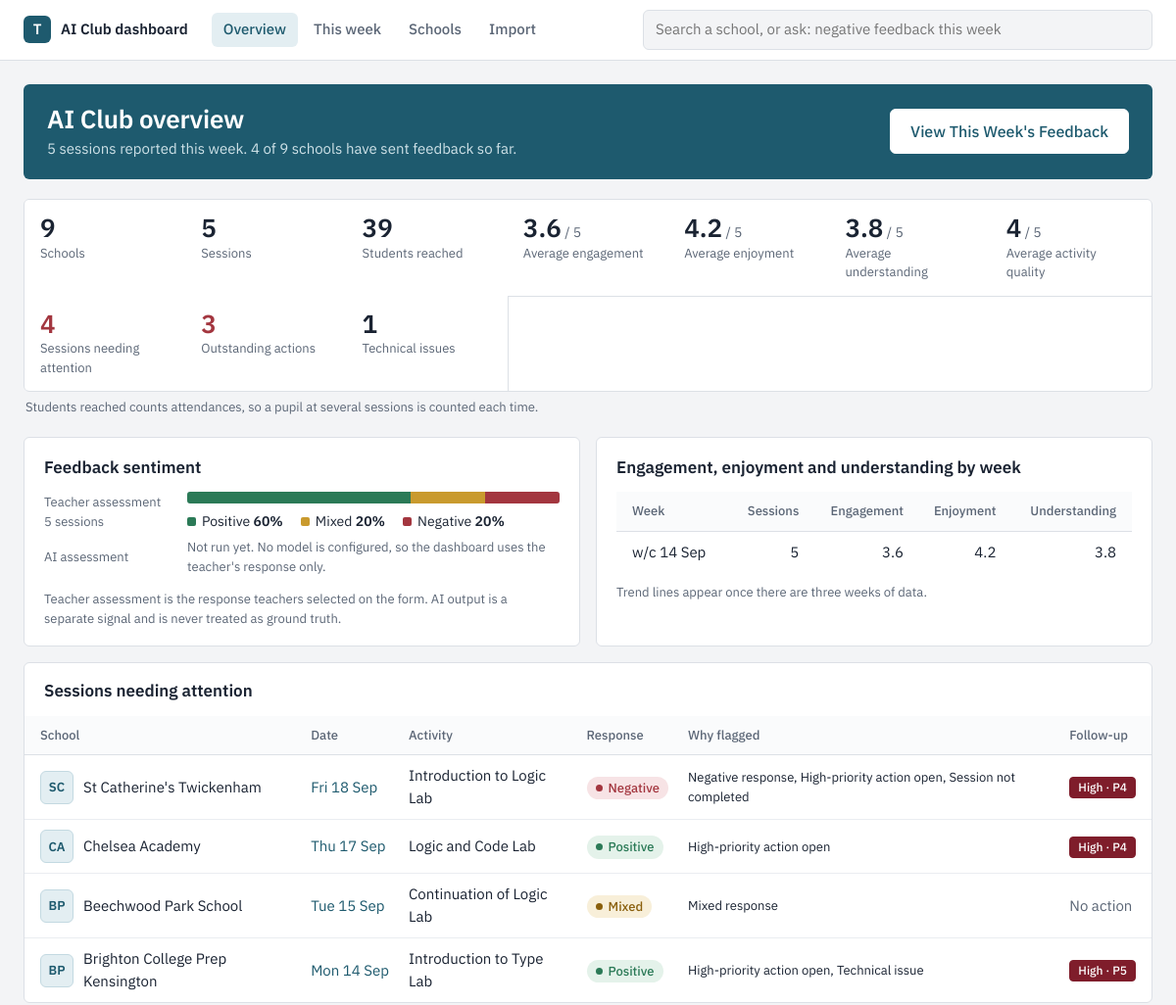
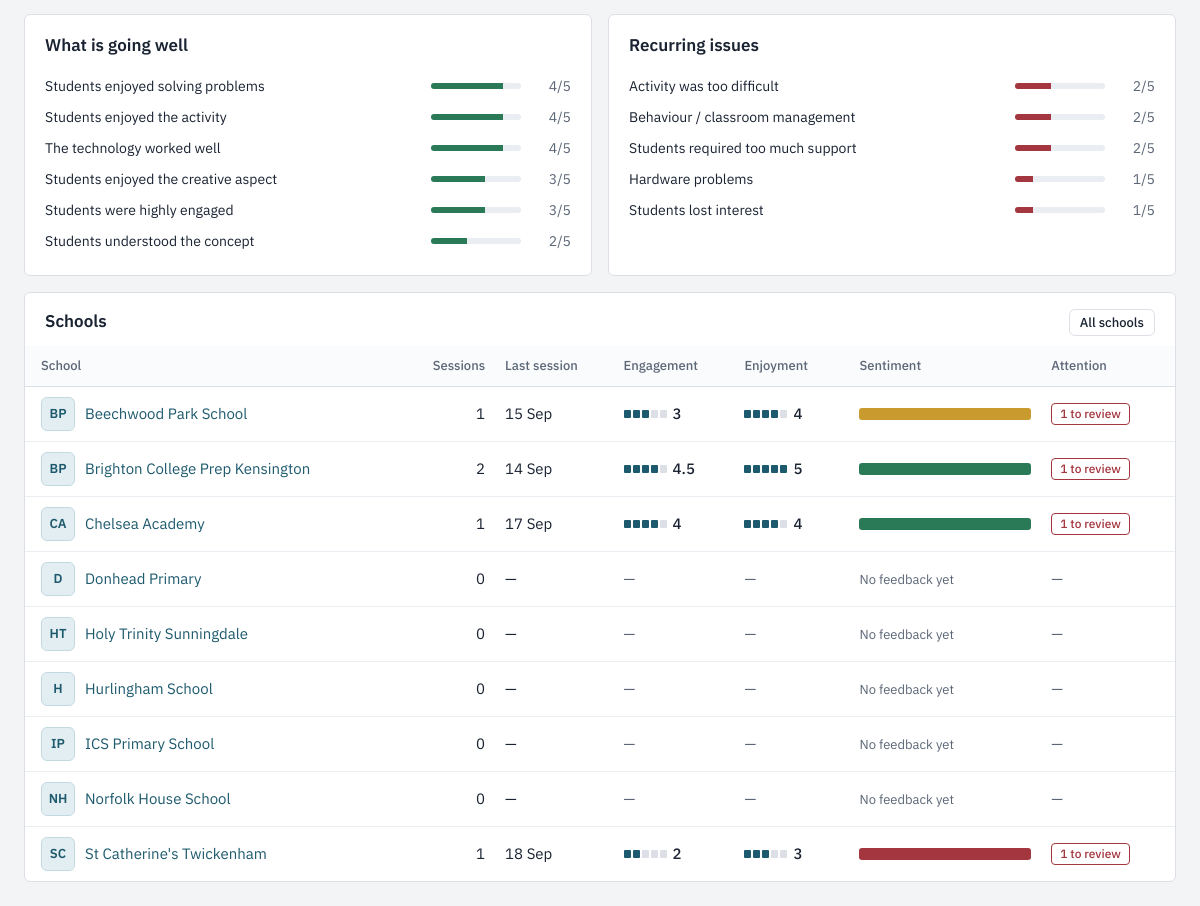
The page / on the database its author committed (2 pictures, top to bottom).
### tables this page shows
CREATE TABLE themes (
    theme_id  INTEGER PRIMARY KEY AUTOINCREMENT,
    label     TEXT NOT NULL,
    polarity  TEXT NOT NULL CHECK (polarity IN ('positive', 'negative')),
    UNIQUE (label, polarity)
);

CREATE TABLE comments (
    session_id        INTEGER PRIMARY KEY REFERENCES sessions(session_id) ON DELETE CASCADE,
    positive_comment  TEXT,
    negative_comment  TEXT,
    evidence          TEXT,
    teacher_reflection TEXT,                      -- not on the current form; nullable
    action_category   TEXT,
    action_required   TEXT,
    priority          INTEGER,
    action_status     TEXT NOT NULL DEFAULT 'none',  -- none | open | done
    action_owner      TEXT,
    action_closed_at  TEXT,
    sensitivity_flag  INTEGER NOT NULL DEFAULT 0
);

CREATE TABLE schools (
    school_id    TEXT PRIMARY KEY,               -- SCH001, SCH002 ...
    name         TEXT NOT NULL UNIQUE,           -- official name
    short_name   TEXT,
    logo_path    TEXT,                           -- relative to /static
    address      TEXT,
    postcode     TEXT,
    phone        TEXT,
    club_days    TEXT,
    term_start   TEXT,
    term_end     TEXT,
    active       INTEGER NOT NULL DEFAULT 1,
    reviewed_by  TEXT,
    reviewed_at  TEXT,                           -- ISO date the info sheet was last reviewed
    created_at   TEXT NOT NULL DEFAULT CURRENT_TIMESTAMP
);

### app/main.py (the view)
@app.get("/", response_class=HTMLResponse)
def overview(request: Request, conn=Depends(db.get_conn)):
    rows = Q.fetch_sessions(conn)
    this_week = monday_of(config.today()).isoformat()
    return render(
        request, "overview.html", conn, active="overview",
        k=Q.kpis(rows, conn), teacher=Q.sentiment_dist(rows), ai=Q.ai_dist(conn, rows),
        attention=[r for r in rows if r["needs_attention"]][:6],
        schools=Q.school_summaries(conn, rows), wtrend=Q.weekly_trend(rows),
        week_count=sum(1 for r in rows if r["week_start"] == this_week),
        themes=Q.theme_counts(conn), model_on=config.SENTIMENT_MODEL != "none")

### app/templates/overview.html (shortened to what this page needs)
{% extends "base.html" %}
{% import "_m.html" as m %}
{% block content %}
<section class="weekband">
  <div>
    <h1>AI Club overview</h1>
    <p>{% if week_count %}{{ week_count }} session{{ 's' if week_count != 1 }} reported this week.{% else %}No sessions reported yet this week.{% endif %}
       {{ k.schools_reporting }} of {{ k.schools_total }} schools have sent feedback so far.</p>
  </div>
  <a class="btn big" href="/week">View This Week's Feedback</a>
</section>
<div class="stats" style="margin-top:20px">
  <div class="stat"><div class="n">{{ k.schools_total }}</div><div class="l">Schools</div></div>
  <div class="stat"><div class="n">{{ k.sessions }}</div><div class="l">Sessions</div></div>
  <div class="stat"><div class="n">{{ k.students }}</div><div class="l">Students reached</div></div>
  <div class="stat"><div class="n">{{ k.engagement or '—' }}<small> / 5</small></div><div class="l">Average engagement</div></div>
  <div class="stat"><div class="n">{{ k.enjoyment or '—' }}<small> / 5</small></div><div class="l">Average enjoyment</div></div>
  <div class="stat"><div class="n">{{ k.understanding or '—' }}<small> / 5</small></div><div class="l">Average understanding</div></div>
  <div class="stat"><div class="n">{{ k.activity_quality or '—' }}<small> / 5</small></div><div class="l">Average activity quality</div></div>
  <div class="stat {{ 'warn' if k.attention }}"><div class="n">{{ k.attention }}</div><div class="l">Sessions needing attention</div></div>
  <div class="stat {{ 'warn' if k.open_actions }}"><div class="n">{{ k.open_actions }}</div><div class="l">Outstanding actions</div></div>
  <div class="stat"><div class="n">{{ k.technical }}</div><div class="l">Technical issues</div></div>
</div>
<p class="small muted" style="margin:6px 2px 0">Students reached counts attendances, so a pupil at several sessions is counted each time.</p>
<div class="grid g2" style="margin-top:20px">
  <section class="panel">
    <h2>Feedback sentiment</h2>
    <div class="compare">
      <div class="who">Teacher assessment<br><span class="small">{{ teacher.n }} sessions</span></div>
      <div>{{ m.sbar(teacher) }}</div>
      <div class="who">AI assessment</div>
      <div>{{ m.ai_bar(ai, model_on) }}</div>
    </div>
    <p class="small muted" style="margin:14px 0 0">Teacher assessment is the response teachers selected on the form. AI output is a separate signal and is never treated as ground truth.</p>
  </section>
  <section class="panel">
    <h2>Engagement, enjoyment and understanding by week</h2>
    {% if wtrend|length >= 3 %}
      <div class="chartbox"><canvas id="wk" aria-label="Weekly averages"></canvas></div>
    {% else %}
      <div class="scroll"><table>
        <thead><tr><th>Week</th><th class="num">Sessions</th><th class="num">Engagement</th><th class="num">Enjoyment</th><th class="num">Understanding</th></tr></thead>
        <tbody>{% for w in wtrend %}<tr><td>{{ w.label }}</td><td class="num">{{ w.n }}</td><td class="num">{{ w.engagement }}</td><td class="num">{{ w.enjoyment }}</td><td class="num">{{ w.understanding }}</td></tr>{% endfor %}</tbody>
      </table></div>
      <p class="small muted" style="margin:10px 0 0">Trend lines appear once there are three weeks of data.</p>
    {% endif %}
  </section>
</div>
<section class="panel flush" style="margin-top:16px">
  <h2>Sessions needing attention</h2>
  {% if attention %}
    <div class="scroll"><table>
      <thead><tr><th>School</th><th>Date</th><th>Activity</th><th>Response</th><th>Why flagged</th><th>Follow-up</th></tr></thead>
      <tbody>{% for r in attention %}
        <tr data-href="/sessions/{{ r.session_id }}">
          <td>{{ m.school_cell(r) }}</td>
          <td class="nowrap"><a href="/sessions/{{ r.session_id }}">{{ r.session_date|date('%a %d %b') }}</a></td>
          <td>{{ r.activity or '—' }}</td><td>{{ m.sent(r.teacher_sentiment) }}</td>
          <td class="small">{{ r.reasons|join(', ') }}</td><td>{{ m.prio(r.priority, r.action_status) }}</td>
        </tr>{% endfor %}</tbody>
    </table></div>
  {% else %}<div class="empty">Nothing needs attention.</div>{% endif %}
</section>
<div class="grid g2" style="margin-top:16px">
  <section class="panel">
    <h2>What is going well</h2>
    {% if themes.positive %}<ul class="themes">{% for t in themes.positive[:6] %}
      <li><span>{{ t.label }}</span><span class="bar"><i style="width:{{ t.pct }}%"></i></span><span class="ct">{{ t.n }}/{{ themes.sessions }}</span></li>{% endfor %}</ul>
    {% else %}<p class="muted">No themes yet.</p>{% endif %}
  </section>
  <section class="panel">
    <h2>Recurring issues</h2>
    {% if themes.negative %}<ul class="themes bad">{% for t in themes.negative[:6] %}
      <li><span>{{ t.label }}</span><span class="bar"><i style="width:{{ t.pct }}%"></i></span><span class="ct">{{ t.n }}/{{ themes.sessions }}</span></li>{% endfor %}</ul>
    {% else %}<p class="muted">No issues recorded.</p>{% endif %}
  </section>
</div>
<section class="panel flush" style="margin-top:16px">
  <div class="between" style="padding:16px 20px 0"><h2>Schools</h2><a class="btn small" href="/schools">All schools</a></div>
  <div class="scroll"><table>
    <thead><tr><th>School</th><th class="num">Sessions</th><th>Last session</th><th>Engagement</th><th>Enjoyment</th><th>Sentiment</th><th>Attention</th></tr></thead>
    <tbody>{% for s in schools %}
      <tr data-href="/schools/{{ s.school_id }}">
        <td><a href="/schools/{{ s.school_id }}">{{ m.school_cell(s) }}</a></td>
        <td class="num">{{ s.n }}</td><td>{{ s.last|date('%d %b') if s.last else '—' }}</td>
        <td>{{ m.meter(s.engagement) }}</td><td>{{ m.meter(s.enjoyment) }}</td>
        <td style="min-width:150px">{% if s.n %}<div class="sbar">{% for k, c in (('Positive','pos'),('Mixed','mix'),('Negative','neg')) %}{% if s.sentiment[k].pct %}<span class="{{ c }}" style="width:{{ s.sentiment[k].pct }}%" title="{{ k }} {{ s.sentiment[k].pct }}%"></span>{% endif %}{% endfor %}</div>{% else %}<span class="muted small">No feedback yet</span>{% endif %}</td>
        <td>{% if s.attention %}<span class="flag">{{ s.attention }} to review</span>{% else %}<span class="muted">—</span>{% endif %}</td>
      </tr>{% endfor %}</tbody>
  </table></div>
</section>
{% endblock %}

### app/templates/base.html (shortened to what this page needs)
<!doctype html>
<html lang="en-GB">
<head>
  <link rel="stylesheet" href="/static/style.css">
</head>
<body>
<header class="top">
  <a class="brand" href="/"><span class="mark">T</span> AI Club dashboard</a>
  <nav aria-label="Main">
    <a href="/" class="{{ 'on' if active == 'overview' }}">Overview</a>
    <a href="/week" class="{{ 'on' if active == 'week' }}">This week</a>
    <a href="/schools" class="{{ 'on' if active == 'schools' }}">Schools</a>
    <a href="/admin/import" class="{{ 'on' if active == 'import' }}">Import{% if pending %}<span class="badge" title="Feedback waiting for a school">{{ pending }}</span>{% endif %}</a>
  </nav>
  <form class="search" action="/search" role="search">
    <input name="q" value="{{ q }}" aria-label="Search" placeholder="Search a school, or ask: negative feedback this week">
  </form>
</header>
<main>{% block content %}{% endblock %}</main>
</body>
</html>

### app/templates/_m.html (shortened to what this page needs)
{% macro logo(school, size='') %}
  {%- if school.logo_path -%}
    <img class="logo {{ size }}" src="/static/{{ school.logo_path }}" alt="{{ school.name or school.school_name }} logo">
  {%- else -%}
    {%- set words = (school.short_name or school.name or school.school_name or "?").replace("'", "").split() -%}
    <span class="logo mono {{ size }}" aria-hidden="true">{{ (words[0][0] ~ (words[1][0] if words|length > 1 else ''))|upper }}</span>
  {%- endif -%}
{% endmacro %}
{% macro school_cell(r) %}
  <span class="school-cell">{{ logo(r) }}<span>{{ r.school_name or r.name }}</span></span>
{% endmacro %}
{% macro sent(s) %}
  {%- if s == 'Positive' %}<span class="pill pos">Positive</span>
  {%- elif s == 'Negative' %}<span class="pill neg">Negative</span>
  {%- elif s == 'Mixed' %}<span class="pill mix">Mixed</span>
  {%- elif s == 'Neutral' %}<span class="pill neu">Neutral</span>
  {%- else %}<span class="muted">—</span>{% endif -%}
{% endmacro %}
{% macro prio(p, status) %}
  {%- if status == 'done' %}<span class="flag ok">Done</span>
  {%- elif not p and status != 'open' %}<span class="muted">No action</span>
  {%- elif p and p >= HIGH_PRIORITY %}<span class="flag high">High · P{{ p }}</span>
  {%- elif p %}<span class="flag soft">P{{ p }}</span>
  {%- else %}<span class="flag soft">Open</span>{% endif -%}
{% endmacro %}
{% macro meter(v) %}
  {%- if v is none %}<span class="muted">—</span>
  {%- else %}{% set n = v|round|int %}<span class="meter"><span class="segs" aria-hidden="true">{% for i in range(1, 6) %}<i class="{{ 'on' if i <= n }}"></i>{% endfor %}</span><b>{{ v }}</b></span>{% endif -%}
{% endmacro %}
{% macro sbar(d, keys=('Positive','Mixed','Negative')) %}
  <div class="sbar" role="img" aria-label="{% for k in keys %}{{ k }} {{ d[k].pct }}%{{ ', ' if not loop.last }}{% endfor %}">
    {% for k in keys %}{% if d[k].pct %}<span class="{{ {'Positive':'pos','Mixed':'mix','Negative':'neg','Neutral':'neu'}[k] }}" style="width:{{ d[k].pct }}%"></span>{% endif %}{% endfor %}
  </div>
  <div class="legend">
    {% for k in keys %}<span><i class="k {{ {'Positive':'pos','Mixed':'mix','Negative':'neg','Neutral':'neu'}[k] }}"></i>{{ k }} <b>{{ d[k].pct }}%</b></span>{% endfor %}
  </div>
{% endmacro %}
{% macro ai_bar(ai, model_on) %}
  {%- if ai %}
    {{ sbar(ai, ('Positive','Mixed','Negative','Neutral')) }}
    <p class="small muted" style="margin-top:8px">{{ ai.n }} sessions analysed by <code>{{ ai.version }}</code>.
      {% if ai.review %}<span class="flag warn">{{ ai.review }} low-confidence, review</span>{% endif %}</p>
  {%- else %}
    <p class="muted small" style="margin:0">Not run yet. {% if model_on %}Run it from Import.{% else %}No model is configured, so the dashboard uses the teacher's response only.{% endif %}</p>
  {%- endif %}
{% endmacro %}

### rows shown on the page
themes: polarity "Negative", theme_id "20", label "Students required too much support", {{ t.pct }} 40 (drawn), n "2", sessions "5"
comments: value "SC", name "St Catherine's Twickenham", activity "Introduction to Logic Lab", shows "Negative", reasons "Negative response, High-priority action open, Session not completed", priority "4"
comments: value "CA", name "Chelsea Academy", activity "Logic and Code Lab", shows "Positive", reasons "High-priority action open", p "4"
comments: value "BP", name "Beechwood Park School", activity "Continuation of Logic Lab", shows "Mixed", reasons "Mixed response", action_status "No action"
comments: value "BP", name "Brighton College Prep Kensington", activity "Introduction to Type Lab", shows "Positive", reasons "High-priority action open, Technical issue", priority "5"
themes: label "Students enjoyed solving problems", {{ t.pct }} 80 (drawn), n "4", sessions "5"
themes: label "Students enjoyed the activity", {{ t.pct }} 80 (drawn), n "4", sessions "5"
themes: label "The technology worked well", {{ t.pct }} 80 (drawn), n "4", sessions "5"
themes: label "Students enjoyed the creative aspect", {{ t.pct }} 60 (drawn), n "3", sessions "5"
themes: label "Students were highly engaged", {{ t.pct }} 60 (drawn), n "3", sessions "5"
themes: label "Students understood the concept", {{ t.pct }} 40 (drawn), n "2", sessions "5"
themes: label "Activity was too difficult", {{ t.pct }} 40 (drawn), n "2", sessions "5"
themes: label "Behaviour / classroom management", {{ t.pct }} 40 (drawn), n "2", sessions "5"
themes: label "Hardware problems", {{ t.pct }} 20 (drawn), n "1", sessions "5"
themes: label "Students lost interest", {{ t.pct }} 20 (drawn), n "1", sessions "5"
schools: name "Beechwood Park School"
schools: name "Brighton College Prep Kensington"
schools: name "Chelsea Academy"
schools: short_name "D", name "Donhead Primary", n "0", shows "No feedback yet"
schools: value "HT", name "Holy Trinity Sunningdale", n "0", shows "No feedback yet"
schools: short_name "H", name "Hurlingham School", n "0", shows "No feedback yet"
schools: value "IP", name "ICS Primary School", n "0", shows "No feedback yet"
schools: value "NH", name "Norfolk House School", n "0", shows "No feedback yet"
schools: name "St Catherine's Twickenham"

### other values the page prints
{{ week_count }} "5"
{{ 's' if week_count != 1 }} "s"
{{ k.schools_reporting }} "4"
{{ k.schools_total }} "9"
{{ k.sessions }} "5"
{{ k.students }} "39"
{{ k.engagement or '—' }} "3.6"
{{ k.enjoyment or '—' }} "4.2"
{{ k.understanding or '—' }} "3.8"
{{ k.activity_quality or '—' }} "4"
{{ k.attention }} "4"
{{ k.open_actions }} "3"
{{ k.technical }} "1"
{{ teacher.n }} "5"
{{ k }} "Positive" "Mixed"
